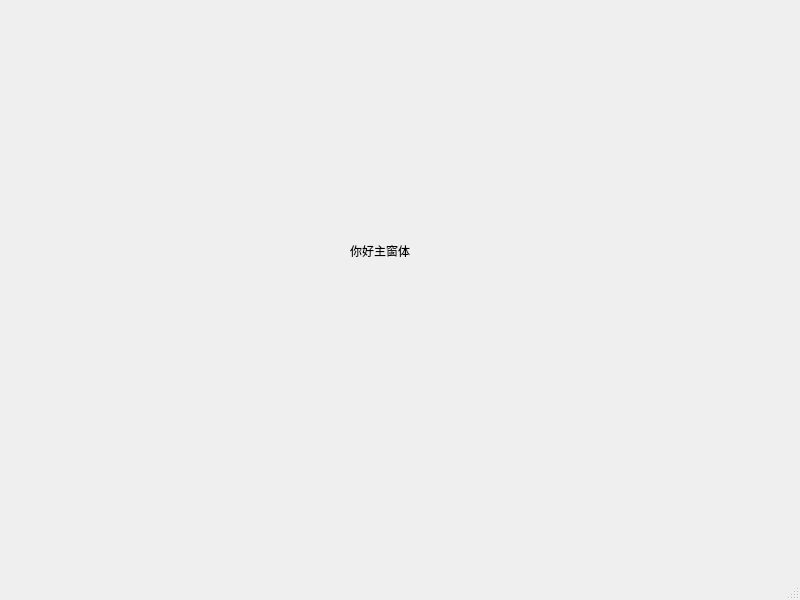
<?xml version="1.0" encoding="UTF-8"?>
<ui version="4.0">
    <class>MainWindow</class>
    <widget class="QMainWindow" name="MainWindow">
        <property name="geometry">
            <rect>
                <x>0</x>
                <y>0</y>
                <width>800</width>
                <height>600</height>
            </rect>
        </property>
        <property name="windowTitle">
            <string>MainWindow</string>
        </property>
        <widget class="QWidget" name="centralwidget">
            <widget class="QLabel" name="label">
                <property name="geometry">
                    <rect>
                        <x>350</x>
                        <y>230</y>
                        <width>71</width>
                        <height>41</height>
                    </rect>
                </property>
                <property name="text">
                    <string>你好主窗体</string>
                </property>
            </widget>
        </widget>
        <widget class="QMenuBar" name="menubar">
            <property name="geometry">
                <rect>
                    <x>0</x>
                    <y>0</y>
                    <width>800</width>
                    <height>22</height>
                </rect>
            </property>
        </widget>
        <widget class="QStatusBar" name="statusbar"/>
    </widget>
    <resources/>
    <connections/>
</ui>
